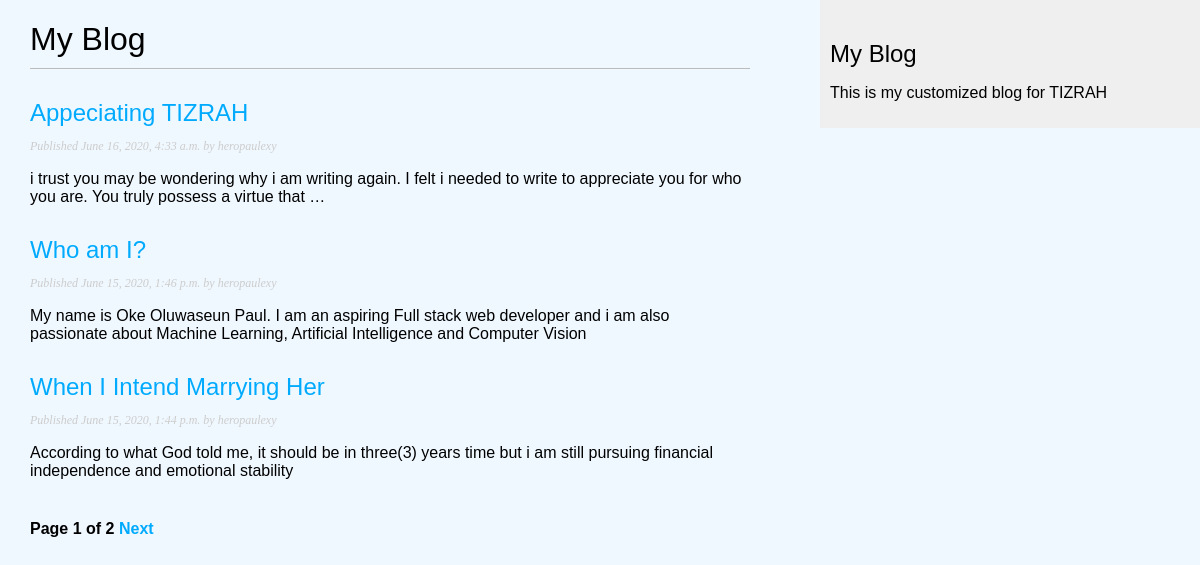
Screenshot of /blog/ with the database file from the repository.
### blog/models.py (models this page shows, shortened)
class Post(models.Model):
    STATUS_CHOICES=(
        ('draft','Draft'),
        ('published','Published'),
    )
    title = models.CharField(max_length=200)
    slug = models.SlugField(max_length=200, unique_for_date='publish')
    author = models.ForeignKey(User, on_delete=models.CASCADE, related_name='blog_posts')
    body = models.TextField()
    publish = models.DateTimeField(default=timezone.now)
    created = models.DateTimeField(auto_now_add=True)
    updated = models.DateTimeField(auto_now=True)
    status = models.CharField(max_length=10, choices=STATUS_CHOICES, default='draft')
    objects = models.Manager()
    published = PublishedManager()
    class Meta:
        ordering = ('-publish',)
    def get_absolute_url(self):
        return reverse('blog:post_detail',
                        args=[self.publish.year,
                              self.publish.month,
                              self.publish.day, self.slug] )

### blog/views.py (the view)
# urls.py: path('', views.PostListView.as_view(), name='post_list'),
class PostListView(ListView):
    queryset = Post.published.all()
    context_object_name = 'posts'
    paginate_by = 3
    template_name = 'blog/post/list.html'

### blog/templates/blog/post/list.html (shortened to what this page needs)
{% extends "blog/base.html" %}
{% block content %}
    <h1>My Blog</h1>
    {% for post in posts %}
        <h2>
            <a href="{{ post.get_absolute_url }}">
                {{ post.title}}
            </a>
        </h2>
        <p class="date">
            Published {{ post.publish}} by {{ post.author }}
        </p>
        {{ post.body|truncatewords:30|linebreaks}}
    {% endfor %}
    {% include "pagination.html" with page=page_obj %}
{% endblock %}

### blog/templates/blog/base.html (shortened to what this page needs)
{% load static %}
<!DOCTYPE html>
<html>
    <head>
        <link href="{% static 'css/blog.css' %}" rel="stylesheet">
    </head>
    <body>
        <div id="content">
            {% block content %}
            {% endblock %}
        </div>
        <div id="sidebar">
            <h2>My Blog</h2>
            <p>This is my customized blog for TIZRAH</p>
        </div>
    </body>
</html>

### blog/templates/pagination.html (shortened to what this page needs)
<div class="pagination">
    <span class="step-links">
         <span class="current">
            Page {{ page.number }} of {{ page.paginator.num_pages }}
        </span>
        {% if page.has_next %}
            <a href="?page={{ page.next_page_number }}">Next</a>
        {% endif %}
    </span>
</div>

### blog/static/css/blog.css (style rules this page uses)
body { margin:0; padding:0; font-family:helvetica, sans-serif; background-color: aliceblue; }
a { color:#00abff; text-decoration:none; }
h1 { font-weight:normal; border-bottom:1px solid #bbb; padding:0 0 10px 0; }
h2 { font-weight:normal; margin:30px 0 0; }
#content { float:left; width:60%; padding:0 0 0 30px; }
#sidebar { float:right; width:30%; padding:10px; background:#efefef; height:100%; }
p.date { color:#ccc; font-family: georgia, serif; font-size: 12px; font-style: italic; }
.pagination { margin:40px 0; font-weight:bold; }

### rows the page displays
Post: title "Appeciating TIZRAH", publish "June 16, 2020, 4:33 a.m.", author "heropaulexy", body "i trust you may be wondering why i am writing again. I felt i needed to write to appreciate you for who you are. You truly possess a virtue that …"
Post: title "Who am I?", publish "June 15, 2020, 1:46 p.m.", author "heropaulexy", body "My name is Oke Oluwaseun Paul. I am an aspiring Full stack web developer and i am also passionate about Machine Learning, Artificial Intelligence and Computer Vision"
Post: title "When I Intend Marrying Her", publish "June 15, 2020, 1:44 p.m.", author "heropaulexy", body "According to what God told me, it should be in three(3) years time but i am still pursuing financial independence and emotional stability"

### other values shown
{{ page.number }} "1"
{{ page.paginator.num_pages }} "2"
